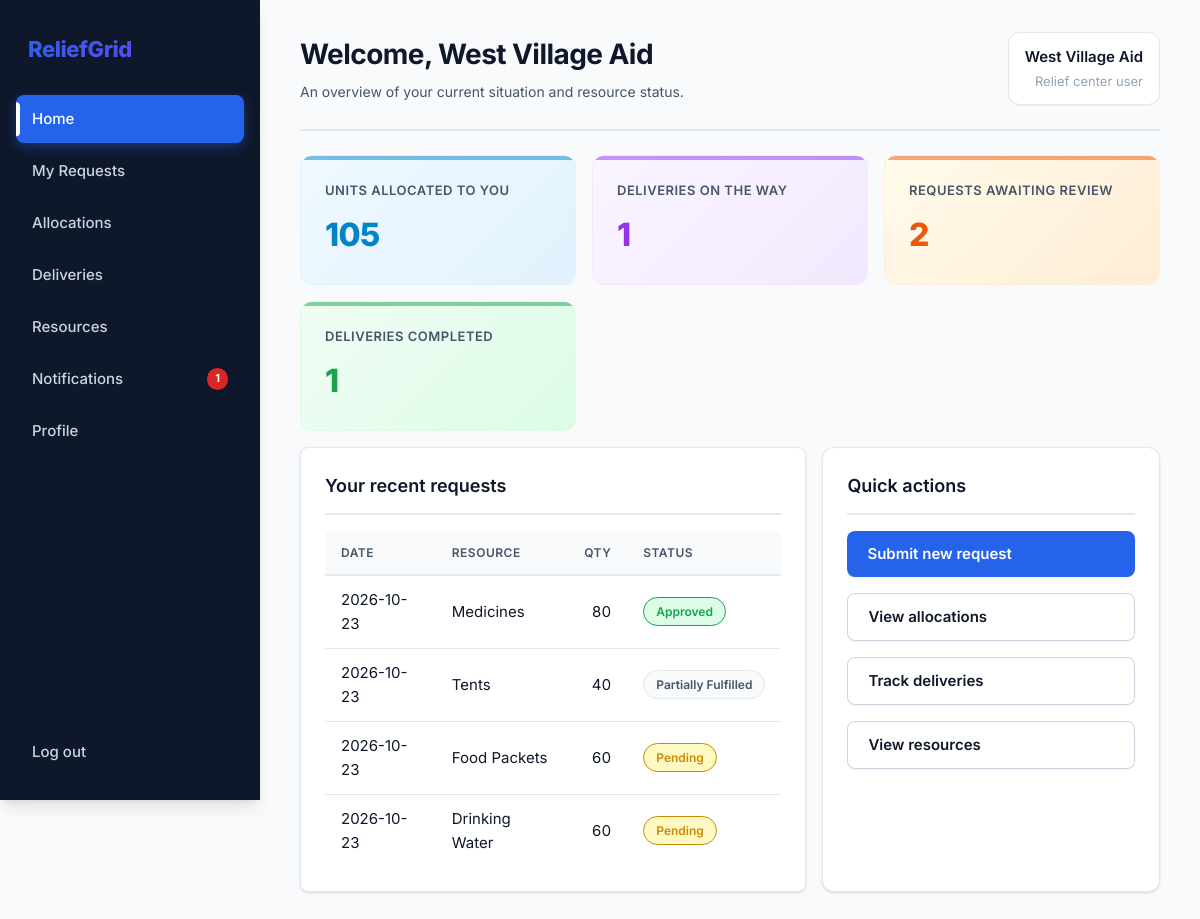
The page /home (signed in) on the database its author committed.
### tables this page shows
CREATE TABLE users (
    id INTEGER PRIMARY KEY, name TEXT NOT NULL, org_name TEXT,
    email TEXT UNIQUE NOT NULL, password_hash TEXT NOT NULL,
    role TEXT NOT NULL CHECK (role IN ('admin','relief'))
);

CREATE TABLE requests (
    id INTEGER PRIMARY KEY, user_id INTEGER NOT NULL REFERENCES users(id),
    location_id INTEGER NOT NULL REFERENCES locations(id),
    resource_id INTEGER NOT NULL REFERENCES resources(id),
    quantity INTEGER NOT NULL CHECK (quantity > 0), people_affected INTEGER NOT NULL,
    urgency TEXT NOT NULL, description TEXT,
    status TEXT NOT NULL DEFAULT 'Pending', allocated_qty INTEGER NOT NULL DEFAULT 0,
    total_allocated INTEGER NOT NULL DEFAULT 0,
    total_dispatched INTEGER NOT NULL DEFAULT 0,
    total_received INTEGER NOT NULL DEFAULT 0,
    decision_note TEXT, created_at TEXT DEFAULT CURRENT_TIMESTAMP
);

CREATE TABLE resources (
    id INTEGER PRIMARY KEY, name TEXT UNIQUE NOT NULL, unit TEXT NOT NULL,
    quantity INTEGER NOT NULL DEFAULT 0 CHECK (quantity >= 0),
    low_threshold INTEGER NOT NULL DEFAULT 0, updated_at TEXT DEFAULT CURRENT_TIMESTAMP
);

### app.py (the view)
@app.route("/home")
@login_required("relief")
def user_home():
    uid = session["user_id"]
    stats = {
        "allocated": q("SELECT COALESCE(SUM(allocated_qty),0) c FROM requests WHERE user_id=?", uid, one=True)["c"],
        "pending_deliveries": q("SELECT COUNT(*) c FROM deliveries d JOIN requests q ON q.id=d.request_id WHERE q.user_id=? AND d.status IN ('Assigned','In Transit')", uid, one=True)["c"],
        "active": q("SELECT COUNT(*) c FROM requests WHERE user_id=? AND status='Pending'", uid, one=True)["c"],
        "completed": q("SELECT COUNT(*) c FROM deliveries d JOIN requests q ON q.id=d.request_id WHERE q.user_id=? AND d.status='Delivered'", uid, one=True)["c"],
    }
    recent = q(REQ_SQL + " WHERE q.user_id=? ORDER BY q.id DESC LIMIT 5", uid)
    return render_template("user_home.html", stats=stats, recent=recent)

### app.py (called while the page is built)
def db():
    return database.get_db()

def q(sql, *args, one=False):
    rows = db().execute(sql, args).fetchall()
    return (rows[0] if rows else None) if one else rows

def login_required(role=None):
    def deco(f):
        @functools.wraps(f)
        def wrapper(*a, **kw):
            if "user_id" not in session:
                return redirect(url_for("login"))
            if role and session["role"] != role:
                flash("You don't have access to that page.", "error")
                return redirect(url_for("home_redirect"))
            return f(*a, **kw)
        return wrapper
    return deco

@app.context_processor
def inject_nav():
    if "user_id" not in session:
        return {}
    admin = session["role"] == "admin"
    unread = q("SELECT COUNT(*) c FROM notifications WHERE is_read=0 AND " + ("user_id IS NULL" if admin else "user_id=?"),
               *([] if admin else [session["user_id"]]), one=True)["c"]
    return {"nav": ADMIN_NAV if admin else USER_NAV, "unread": unread}

### db.py (called while the page is built)
def get_db():
    if "db" not in g:
        g.db = sqlite3.connect(DB_PATH)
        g.db.row_factory = sqlite3.Row
        g.db.execute("PRAGMA foreign_keys = ON")
    return g.db

### templates/user_home.html
{% extends "base.html" %}{% from "_macros.html" import pill, stat %}
{% block heading %}Welcome, {{ session.name }}{% endblock %}{% block sub %}An overview of your current situation and resource status.{% endblock %}
{% block content %}<div class="grid g4" style="margin-bottom:16px">{{ stat("Units allocated to you", stats.allocated, "blue") }}{{ stat("Deliveries on the way", stats.pending_deliveries, "purple") }}{{ stat("Requests awaiting review", stats.active, "orange") }}{{ stat("Deliveries completed", stats.completed, "green") }}</div>
<div class="grid g2"><div class="card wrap"><h2>Your recent requests</h2><table><tr><th>Date</th><th>Resource</th><th class="num">Qty</th><th>Status</th></tr>
{% for r in recent %}<tr><td>{{ r.created_at[:10] }}</td><td>{{ r.resource_name }}</td><td class="num">{{ r.quantity }}</td><td>{{ pill(r.status) }}</td></tr>{% else %}<tr><td colspan="4" class="muted">You haven't requested anything yet.</td></tr>{% endfor %}</table></div>
<div class="card"><h2>Quick actions</h2><div class="grid"><a class="btn" href="{{ url_for('new_request') }}">Submit new request</a><a class="btn ghost" href="{{ url_for('my_allocations') }}">View allocations</a>
<a class="btn ghost" href="{{ url_for('my_deliveries') }}">Track deliveries</a><a class="btn ghost" href="{{ url_for('user_resources') }}">View resources</a></div></div></div>{% endblock %}

### templates/base.html (shortened to what this page needs)
<!doctype html><html lang="en"><head><meta charset="utf-8"><meta name="viewport" content="width=device-width, initial-scale=1">
<link rel="stylesheet" href="{{ url_for('static', filename='style.css') }}">{% block head %}{% endblock %}</head><body>
{% block body %}
<div class="app">
<aside class="side"><div class="brand">ReliefGrid</div>
<nav>{% for label, ep in nav %}<a href="{{ url_for(ep) }}" class="{{ 'on' if request.endpoint == ep }}">{{ label }}{% if ep == 'notifications' and unread %}<b class="badge">{{ unread }}</b>{% endif %}</a>{% endfor %}</nav>
<a href="{{ url_for('logout') }}">Log out</a></aside>
<main class="main"><header class="top"><div><h1>{% block heading %}{% endblock %}</h1><p>{% block sub %}{% endblock %}</p></div>
<div class="who">{{ session.name }}<small>{{ 'Admin' if session.role == 'admin' else 'Relief center user' }}</small></div></header>
{% block content %}{% endblock %}</main></div>
{% endblock %}
</body></html>

### templates/_macros.html
{% macro pill(text) %}<span class="pill {{ text|lower|replace(' ','-') }}">{{ text }}</span>{% endmacro %}
{% macro stat(label, value, tone) %}<div class="stat {{ tone }}"><span>{{ label }}</span><strong>{{ value }}</strong></div>{% endmacro %}

### rows shown on the page
users: name "West Village Aid"
requests: created_at "2026-10-23", resource_name "Medicines", quantity "80", status "Approved"
requests: created_at "2026-10-23", resource_name "Tents", quantity "40", status "Partially Fulfilled"
requests: created_at "2026-10-23", resource_name "Food Packets", quantity "60", status "Pending"
requests: created_at "2026-10-23", resource_name "Drinking Water", quantity "60", status "Pending"

### other values the page prints
{{ label }} "Home" "My Requests" "Allocations" "Deliveries" "Resources" "Notifications" "Profile"
{{ unread }} "1"
{{ 'Admin' if session.role == 'admin' else 'Relief center user' }} "Relief center user"
{{ label }} "UNITS ALLOCATED TO YOU DELIVERIES ON THE WAY REQUESTS AWAITING REVIEW DELIVERIES COMPLETED"
{{ value }} "105 1 2 1"
